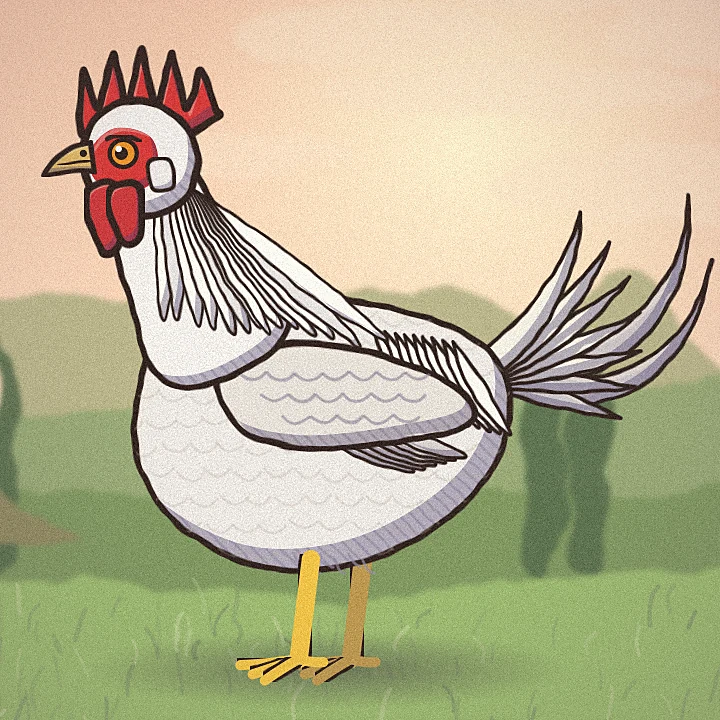
#> input picture assets/portraits/leghorn.webp, 720 x 720 px
$ python -i gen_portraits.py   (imports and definitions only)
#> lines starting #> are read from the running program, lines starting #| are printed output that depends on the picture
#!/usr/bin/env python3
"""Generuje malowane portrety ras do okienka "nowa rasa" i kart sklepu.

Wlasciciel (25.11): obrazki ras maja byc wieksze od postaci z wybiegu
i inne - bardziej artystyczne, oparte na tym, jak te kury naprawde
wygladaja. Pastelowy obraz, ale zywy: gruby tusz i plaskie cienie jak
postaci z Borderlands, malowane tla jak w Icewind Dale.

Jak to dziala:
  1. Dla kazdej rasy skladamy SVG z czesci: tlo (niebo, gory, charakterystyczny
     punkt krajobrazu z kraju pochodzenia), potem kogut z parametrow rasy:
     grzebien, czub, broda, opierzone nogi, goly kark, kedzierzawe piora,
     brak ogona, ogon na kilka metrow, wzor piora (obwodka, cetki, kreski).
  2. Kazda czesc ma tusz, cien w kolorze (polksiezyc przesuniety w dol)
     i kreskowanie w cieniu. Plamy koloru przechodza przez filtr
     feTurbulence + feDisplacementMap - brzegi wygladaja jak pociagniecia
     pedzla.
  3. rsvg-convert rasteryzuje SVG, a PIL dokłada ziarno papieru, winiete
     i lekko ociepla kolory. Wynik: assets/portraits/<id>.webp, 720x720.

Uruchomienie:  python3 tools/gen_portraits.py [id ...]
Wymaga: rsvg-convert (librsvg), Pillow, numpy.
"""

import math
import os
import random
import subprocess
import sys
import tempfile

import numpy as np
from PIL import Image, ImageEnhance, ImageFilter

ROOT = os.path.dirname(os.path.dirname(os.path.abspath(__file__)))
OUT_DIR = os.path.join(ROOT, "assets", "portraits")
SIZE = 720
INK = "#2B1D18"

# ---------------------------------------------------------------------------
# geometria
# ---------------------------------------------------------------------------


# [19 lines left out: function catmull, not called in this run]


def shift(points, dx, dy):
    return [(x + dx, y + dy) for x, y in points]


# [42 lines left out: functions transform, feather, sickle, not called in this run]


# ---------------------------------------------------------------------------
# kolory
# ---------------------------------------------------------------------------


def hex_rgb(h):
    h = h.lstrip("#")
    return tuple(int(h[i:i + 2], 16) for i in (0, 2, 4))


def rgb_hex(c):
    return "#%02X%02X%02X" % tuple(max(0, min(255, int(round(v)))) for v in c)


def mix(a, b, t):
    ca, cb = hex_rgb(a), hex_rgb(b)
    return rgb_hex([ca[i] + (cb[i] - ca[i]) * t for i in range(3)])


def shade(c, t):
    """Cien w kolorze: ciemniej i chlodniej (w strone fioletu), nie w szarosc."""
    return mix(c, "#3A2E5C", t)


def light(c, t):
    return mix(c, "#FFF6E0", t)


# ---------------------------------------------------------------------------
# skladanie SVG
# ---------------------------------------------------------------------------


class Svg:
    # [5 lines left out: function __init__, not called in this run]

    def uid(self, prefix):
        self.n += 1
        return "%s%d" % (prefix, self.n)

    def add(self, s):
        self.body.append(s)

    # [91 lines left out: functions clip, lin, rad, render, painted, not called in this run]


def ink_line(svg, d, width=3.0, color=INK, opacity=1.0):
    svg.add('<g filter="url(#wobble)"><path d="%s" fill="none" stroke="%s" stroke-width="%.1f" '
            'stroke-linecap="round" stroke-linejoin="round" opacity="%.2f"/></g>' % (d, color, width, opacity))


# ---------------------------------------------------------------------------
# tla
# ---------------------------------------------------------------------------


# [140 lines left out: functions background, landmark, not called in this run]


# ---------------------------------------------------------------------------
# kogut
# ---------------------------------------------------------------------------

BODY = [(205, 335), (225, 288), (290, 268), (370, 276), (432, 302), (448, 345), (424, 398),
        (362, 438), (292, 446), (232, 418), (206, 378)]


# [495 lines left out: functions bird, densify, cloud, fluff_outline, pattern, frizzle and 4 more, not called in this run]


# ---------------------------------------------------------------------------
# rasy
# ---------------------------------------------------------------------------

BREEDS = {
    "leghorn": dict(
        body="#F8F5EC", hackle="#FFFDF4", wing="#F1ECDF", tail_color="#F4F0E4", comb="single", comb_size=1.25,
        earlobe="#FAF6EE", leg="#EFC34A", wattle=1.3, pattern_color="#B8AE9E",
        bg=dict(sky=("#F6C7A8", "#FCE8CF"), hills=("#B9B48A", "#97A774", "#7E955E"), ground="#9BB86F",
                landmark="cypress", lm_color="#556B48", sun_pos=(420, 170))),
    "rhode": dict(
        body="#A23E1E", hackle="#B8542A", wing="#8A3218", tail_color="#22302E", tail_sheen="#4E8A72",
        comb="single", leg="#E9B847", pattern_color="#5E1E0E",
        bg=dict(sky=("#B8D3E6", "#EAF1E8"), hills=("#A9BFA0", "#8FAF7E", "#7C9E68"), ground="#94B66C",
                landmark="barn", lm_color="#B04A3A", sun_pos=(140, 140))),
    "szabo": dict(
        body="#F6E7CC", hackle="#FBF0DA", wing="#F1DFC0", tail_color="#EAD6B0", comb="single", frizzle=True,
        leg="#EFC34A", pattern_color="#B49D78",
        bg=dict(sky=("#D7C6E8", "#F6E6EE"), hills=("#BFB0D0", "#A99DBE", "#9AA987"), ground="#A9BE80",
                landmark="garden", lm_color="#9C8DB4", sun_pos=(460, 150))),
    "nagoszyja": dict(
        body="#E3A26C", hackle="#E9AE78", wing="#C98852", tail_color="#3A2E28", tail_sheen="#6F8F6A",
        comb="single", naked_neck=True, neck_skin="#D8574A", leg="#EBC04E", pattern_color="#9B5E30",
        bg=dict(sky=("#C9B8D8", "#F2DCCB"), hills=("#9C93AE", "#8E9C82", "#7E9468"), ground="#8EAE68",
                landmark="castle", lm_color="#6A607E", sun_pos=(150, 160), peaks=70)),
    "marans": dict(
        body="#2E2826", hackle="#C8783A", head="#C27234", wing="#2A2523", breast="#2A2423",
        tail_color="#1E2422", tail_sheen="#3E7F6A", comb="single", leg="#E8DCC8", leg_feathers="light",
        leg_feather_color="#2E2826", pattern="sheen", pattern_color="#4E7F70", eye="#D8822A", wing_bar="#A85A28",
        bg=dict(sky=("#A8C6DA", "#F0E3CF"), hills=("#A7B4BC", "#93A8A0"), ground="#9DB67A", landmark="boats",
                lm_color="#7A5A4A", sea="#8DB7CB", sun_pos=(470, 150))),
    "araukana": dict(
        body="#93A9BE", hackle="#A9BDD0", wing="#7F97AE", tail="none", comb="pea", wattle=0.2,
        ear_tufts=True, tuft_color="#4E6884", leg="#9AA89A", pattern="laced", pattern_color="#5F7690",
        bg=dict(sky=("#B9D2EA", "#F3E7DA"), hills=("#B6B4CE", "#9FA4C2", "#8FA27E"), ground="#9AB474",
                landmark="andes", snow=True, peaks=140, sun_pos=(140, 130))),
    "jedwabista": dict(
        body="#FBF8F2", hackle="#FFFFFF", wing="#F3EEE4", tail="fluffy", tail_color="#F6F1E8", fluffy=True,
        comb="walnut", comb_color="#5A2A3E", face="#6A4458", wattle=0.25, wattle_color="#5A2A3E",
        earlobe="#46B3C9", crest="silkie", crest_color="#FFFFFF", beard=True, beard_color="#F7F2EA",
        leg="#5A6070", leg_feathers="heavy", leg_feather_color="#F6F1E8", five_toes=True, beak="#6A6E7A",
        eye="#2A2230", saddle=False, pattern_color="#CFC6B8",
        bg=dict(sky=("#DCD6EE", "#F8EEE4"), hills=("#C9C6DE", "#B6B9D2", "#A3B49A"), ground="#A9BF8A",
                landmark="misty", lm_color="#A9A6C6", sun_pos=(450, 150), peaks=90)),
    "serama": dict(
        body="#E9B45E", hackle="#F2C474", wing="#D39A44", breast="#C7843A", tail="upright",
        tail_color="#2C2A28", tail_sheen="#5E8A6A", comb="single", comb_size=0.9, leg="#EBC04E",
        pose=dict(sx=0.82, sy=0.9, rot=-18, dy=10), pattern_color="#9A6A2A",
        bg=dict(sky=("#9FD3D0", "#F7E4C4"), hills=("#86BFA8", "#76AE86"), ground="#93BC6A", landmark="palms",
                lm_color="#3E6E54", sun_pos=(150, 150))),
    "brahma": dict(
        body="#F5EEDF", hackle="#FAF4E6", hackle_stripe="#2E2C36", wing="#EDE3CF", tail_color="#2C2B33",
        tail_sheen="#59607A", comb="pea", comb_size=0.8, wattle=0.5, leg="#EFCB66", leg_feathers="heavy",
        leg_feather_color="#F1E9DA", pose=dict(sx=1.12, sy=1.08, dy=-8), pattern_color="#BCAF98",
        wing_bar="#3A3842",
        bg=dict(sky=("#C2CFE0", "#F1E6DA"), hills=("#AAB7BF", "#98AB92", "#86A07A"), ground="#93B072",
                landmark="garden", lm_color="#7F9C7A", sun_pos=(450, 160))),
    "czubatka": dict(
        body="#3E3B48", hackle="#4C4858", wing="#3A3744", tail_color="#2C2A33", tail_sheen="#7C7898",
        comb="v", crest="polish", crest_color="#F4F1F7", beard=False, leg="#7C8290", pattern="laced",
        pattern_color="#D9D3E6", wattle=0.3,
        bg=dict(sky=("#BFD4E6", "#F3EAD8"), hills=("#A9B8C2", "#93AA8C"), ground="#97B477", landmark="windmill",
                lm_color="#8A7A6E", sun_pos=(150, 150), peaks=20)),
    "pavlovskaya": dict(
        body="#D8AE62", hackle="#E3BC72", wing="#C69A4E", tail_color="#2E2A2E", tail_sheen="#6A6A80",
        comb="v", crest="pavlov", crest_color="#D9AE62", beard=True, beard_color="#E0B86C", leg="#6C6670",
        leg_feathers="heavy", leg_feather_color="#CFA45A", pattern="spangled", pattern_color="#2E2630",
        wattle=0.2,
        bg=dict(sky=("#CCD9EA", "#F4ECE6"), hills=("#E9EEF4", "#D9E2EC", "#C9D6E2"), ground="#E3E9F0",
                landmark="church", lm_color="#8A7C9A", sun_pos=(140, 150), snow=True)),
    "feniks": dict(
        body="#2E2A26", hackle="#E8B063", head="#E3A858", wing="#C88E46", breast="#2A2622", tail="long",
        tail_color="#24282A", tail_sheen="#4E8A78", comb="single", leg="#7C8086", saddle_color="#E2A858",
        saddle_len=40, pattern="sheen", pattern_color="#4F7E70",
        bg=dict(sky=("#C8D8C6", "#F3E8D2"), hills=("#A6B89E", "#8EA486"), ground="#8FAE6E", landmark="forest",
                lm_color="#5E7A5E", sun_pos=(150, 140))),
    "deathlayer": dict(
        body="#F2F0EC", hackle="#FBFAF6", wing="#E8E6E0", tail_color="#2E3036", tail_sheen="#7A8090",
        comb="rose", earlobe="#F5F3EE", leg="#7C8796", pattern="pencilled", pattern_color="#5A6270",
        bg=dict(sky=("#BFD0DC", "#F2EBDD"), hills=("#A9B8AE", "#93AA88"), ground="#94B270", landmark="timber",
                lm_color="#6A5444", sun_pos=(450, 150))),
    "sultanka": dict(
        body="#FBF9F4", hackle="#FFFFFF", wing="#F2EEE6", tail_color="#F5F1E8", comb="v", crest="sultan",
        crest_color="#FFFFFF", beard=True, beard_color="#F8F5EE", leg="#9AA0AC", leg_feathers="heavy",
        leg_feather_color="#F4F0E8", vulture=True, five_toes=True, wattle=0.2, pattern_color="#CFC8BA",
        bg=dict(sky=("#F1C9B6", "#F8E9D6"), hills=("#C7B0C2", "#AFA2B8"), ground="#A9B888", landmark="domes",
                lm_color="#9A86A6", sun_pos=(150, 160))),
    "onagadori": dict(
        body="#F3E6C8", hackle="#FBF1DC", head="#F6EAD0", wing="#E9D7AE", tail="very_long",
        tail_color="#F7EED8", saddle_color="#F6EBD2", saddle_len=70, comb="single", leg="#E7C25A",
        pattern_color="#BFA77A", shadow_x=380,
        bg=dict(sky=("#E9C8D2", "#F8EAD8"), hills=("#C9B6C8", "#B2A9C2", "#9DAE8A"), ground="#A7BC84",
                landmark="torii", lm_color="#C65A48", sun_pos=(140, 150), peaks=80)),
    "dongtao": dict(
        body="#9E4529", hackle="#C08A58", wing="#7E3A22", breast="#3A2A24", tail_color="#2A2C2A",
        tail_sheen="#4E7A62", comb="pea", comb_size=0.9, wattle=0.35, leg="#D86A4A", leg_w=26.0, scaly=True,
        pose=dict(sx=1.1, sy=1.05, dy=-14), pattern_color="#5A2414", face="#D04A38",
        bg=dict(sky=("#C6DDBE", "#F4E6C6"), hills=("#A8C49A", "#93B67E"), ground="#9DBB6A", landmark="terraces",
                lm_color="#7FA66A", sun_pos=(450, 150))),
    "cemani": dict(
        body="#24222B", hackle="#2C2A35", head="#26242E", wing="#22202A", tail_color="#1C1B22",
        tail_sheen="#4F8F86", comb="single", comb_color="#2A2632", face="#2E2A36", wattle_color="#2A2632",
        earlobe="#34303E", leg="#2B2A32", beak="#2A2830", eye="#1A1820", pattern="sheen",
        pattern_color="#5A5F8E",
        bg=dict(sky=("#B7A8D6", "#F0D6DA"), hills=("#9E90BE", "#8C86AE", "#7C8C8A"), ground="#8EA27A",
                landmark="volcano", lm_color="#7A6A9A", sun_pos=(460, 140))),
}


# [8 lines left out: function build_svg, not called in this run]


def finish(png_path, out_path):
    """Ziarno papieru, winieta i cieplejszy, pastelowy kolor."""
#> called with png_path = '../assets/portraits/leghorn.webp', out_path = 'out.png'
    im = Image.open(png_path).convert("RGB").crop((8, 8, SIZE + 8, SIZE + 8))
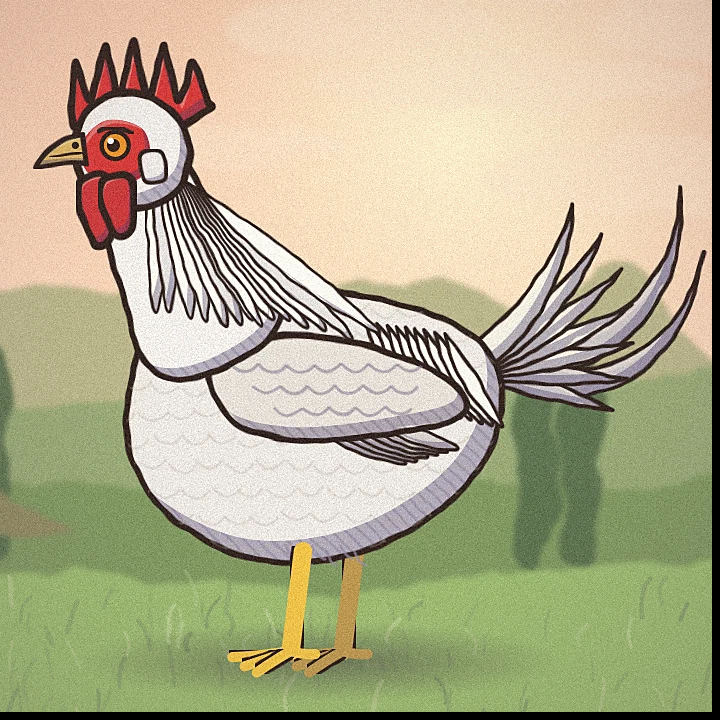
#> im: PIL image 720x720 RGB; mean R, G, B 180.9, 175.3, 144.1
    arr = np.asarray(im).astype(np.float32) / 255.0
    h, w, _ = arr.shape
#> h = 720; w = 720
    rng = np.random.default_rng(42)
    grain = rng.normal(0.0, 0.025, (h, w, 1)).astype(np.float32)
    arr = np.clip(arr + grain, 0, 1)
    yy, xx = np.mgrid[0:h, 0:w]
    r = np.sqrt(((xx - w / 2) / (w / 2)) ** 2 + ((yy - h / 2) / (h / 2)) ** 2)
    vig = np.clip(1.0 - 0.22 * np.clip(r - 0.55, 0, 1) ** 1.5, 0, 1)[..., None]
    arr = arr * vig + (1 - vig) * np.array([0.32, 0.24, 0.30], dtype=np.float32)
    # Pastel: odrobina mleka w cieniach.
    arr = arr * 0.94 + 0.05
    im = Image.fromarray((np.clip(arr, 0, 1) * 255).astype(np.uint8))
    im = ImageEnhance.Color(im).enhance(1.08)
    im = im.filter(ImageFilter.UnsharpMask(radius=1.2, percent=60, threshold=2))
    im.save(out_path, "WEBP", quality=88, method=6)


# [19 lines left out: function main, not called in this run]


# [2 lines not run here, left out]

>>> result = finish('../assets/portraits/leghorn.webp', 'out.png')

$ run again, on assets/portraits/araukana.webp
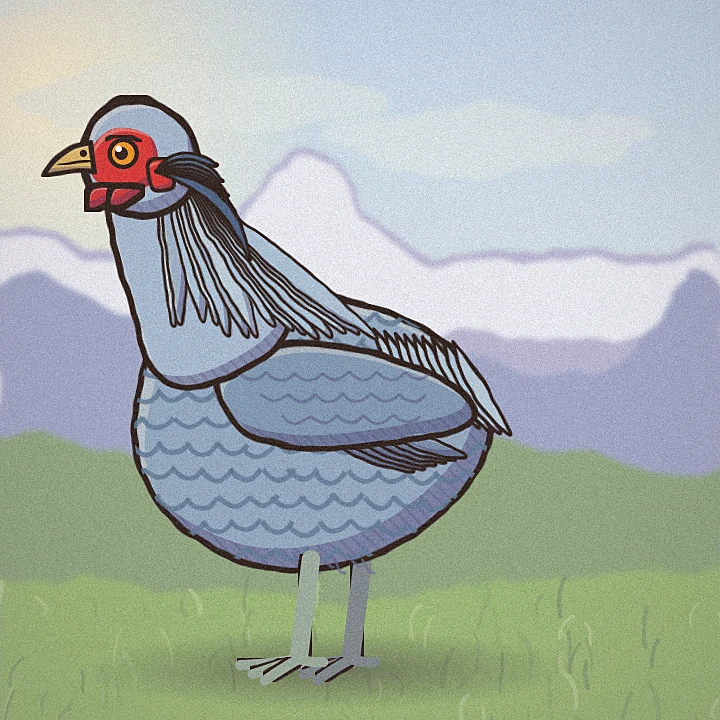
#> input picture assets/portraits/araukana.webp, 720 x 720 px
#> in finish, `im = Image.open(png_path).convert("RGB").crop((8, 8, SIZE + 8, SIZE + ..`:
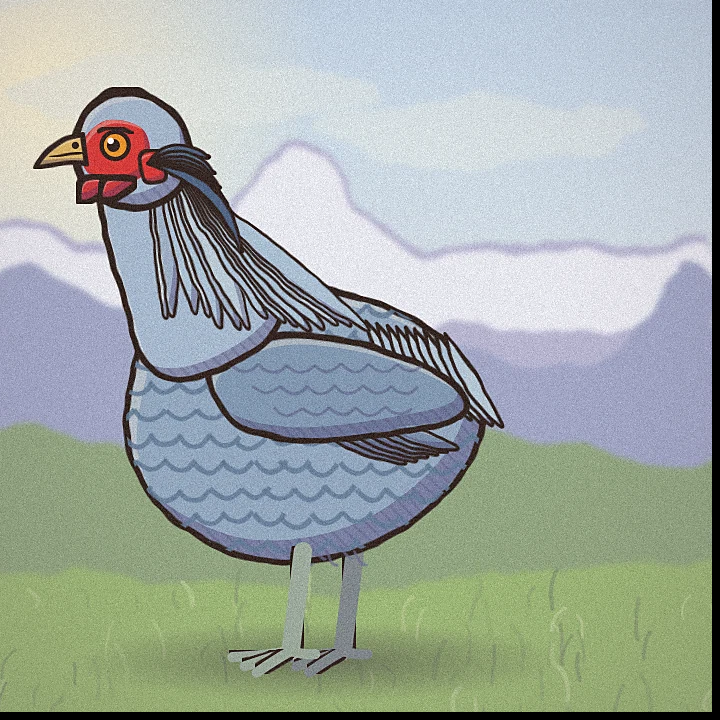
#> im: PIL image 720x720 RGB; mean R, G, B 161.5, 171.3, 165.6

$ run again, on assets/portraits/brahma.webp
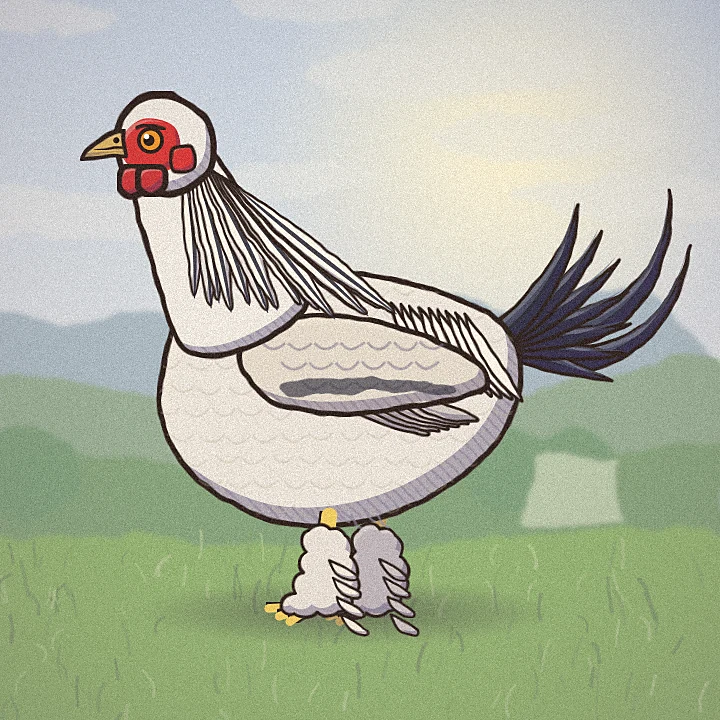
#> input picture assets/portraits/brahma.webp, 720 x 720 px
#> in finish, `im = Image.open(png_path).convert("RGB").crop((8, 8, SIZE + 8, SIZE + ..`:
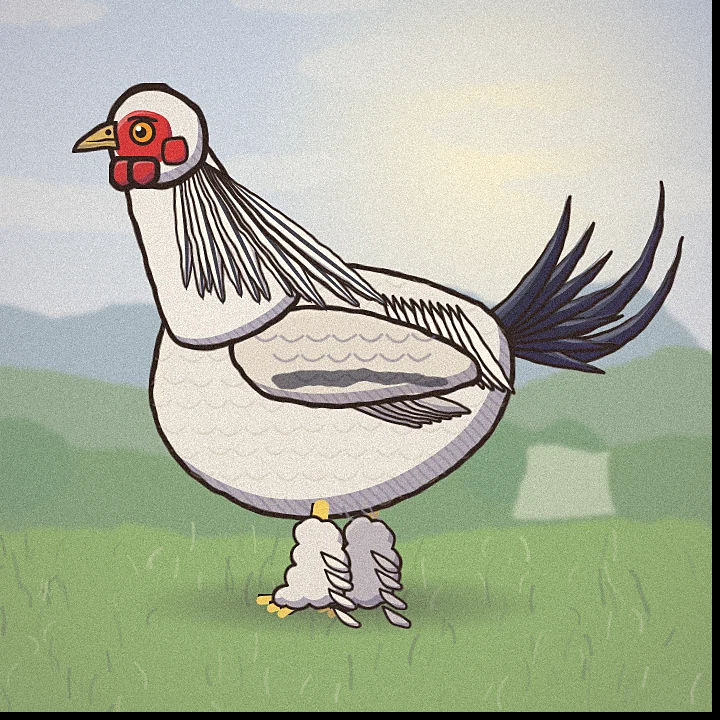
#> im: PIL image 720x720 RGB; mean R, G, B 171.1, 177.5, 157.8

$ run again, on assets/portraits/cemani.webp
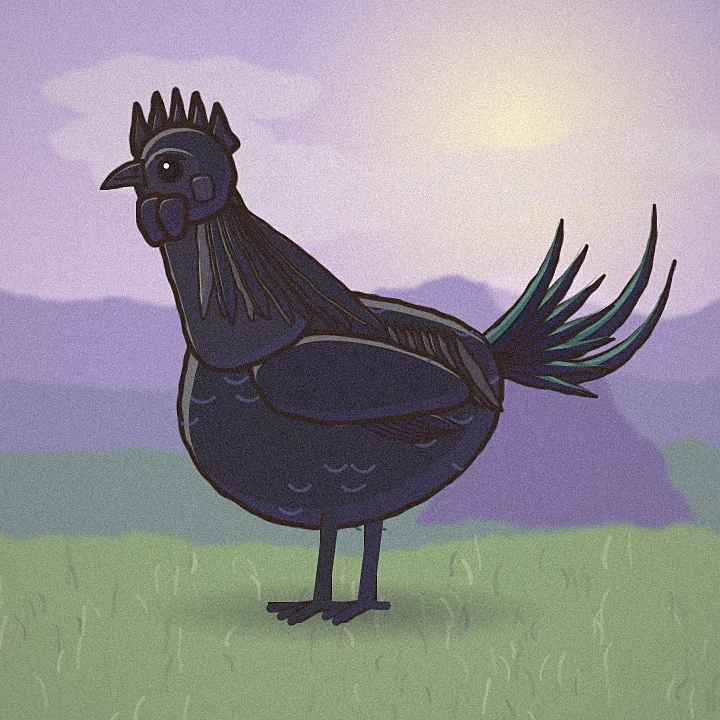
#> input picture assets/portraits/cemani.webp, 720 x 720 px
#> in finish, `im = Image.open(png_path).convert("RGB").crop((8, 8, SIZE + 8, SIZE + ..`:
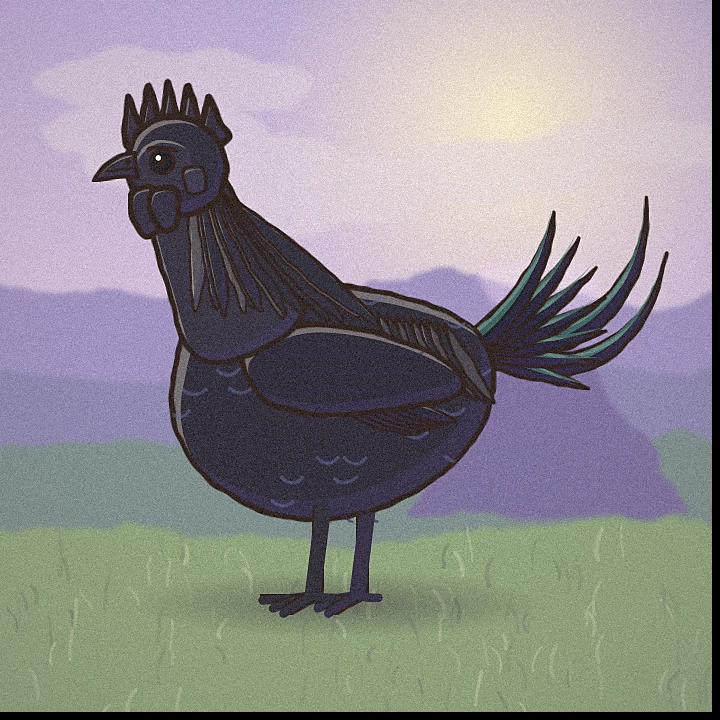
#> im: PIL image 720x720 RGB; mean R, G, B 143.8, 140.5, 143.8
